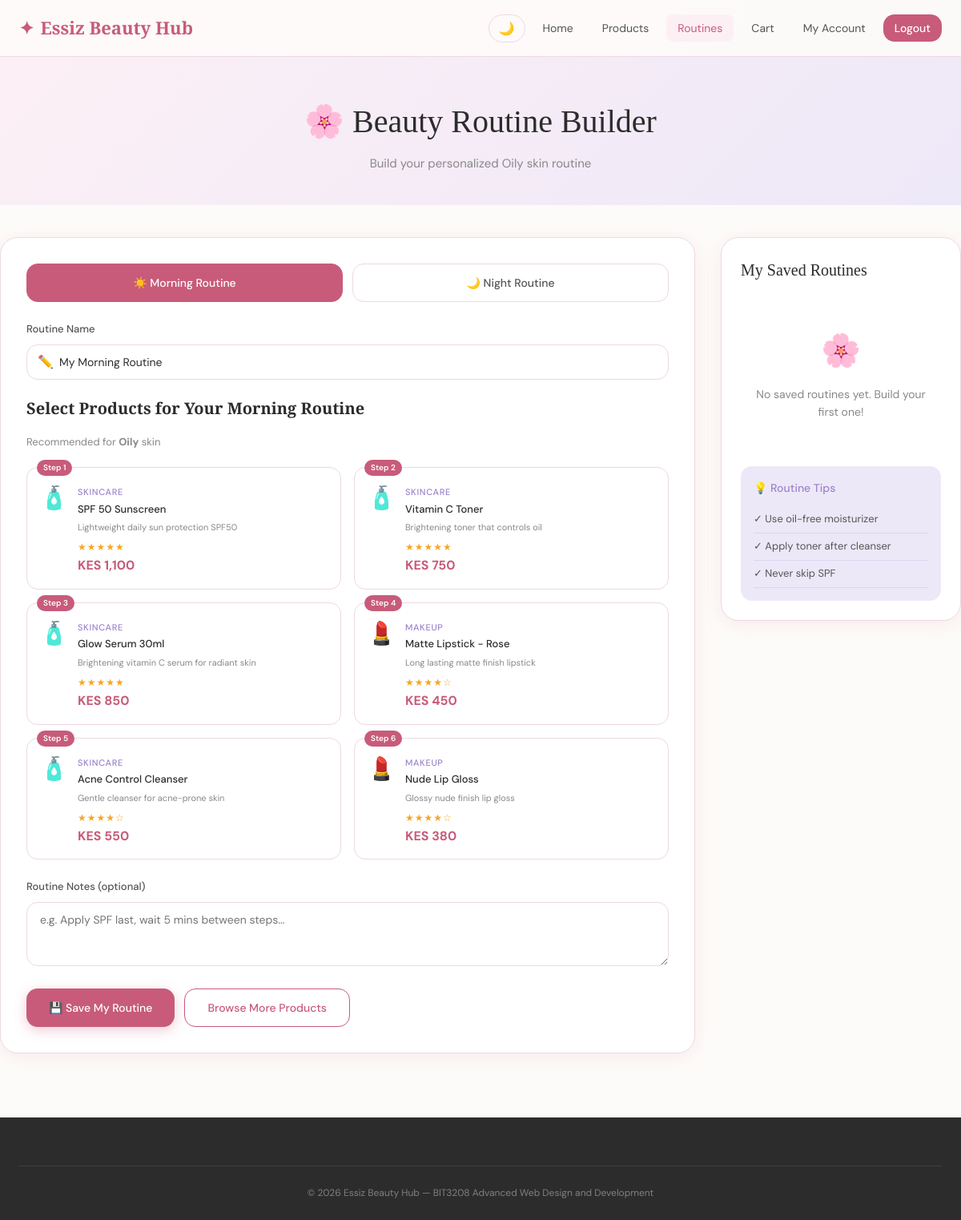
Page /routine_builder.php (signed in) on the committed database.
### tables this page shows
CREATE TABLE IF NOT EXISTS products (
  product_id   INT PRIMARY KEY AUTO_INCREMENT,
  name         VARCHAR(150) NOT NULL,
  category     VARCHAR(80) NOT NULL,
  description  TEXT,
  price        DECIMAL(10,2) NOT NULL,
  stock        INT DEFAULT 0,
  skin_type    VARCHAR(80),
  rating       DECIMAL(3,1) DEFAULT 0.0,
  review_count INT DEFAULT 0,
  created_at   TIMESTAMP DEFAULT CURRENT_TIMESTAMP
);

### routine_builder.php (the view, shortened to what this page needs)
<?php
require_once 'includes/db_connect.php';
$user_id   = $_SESSION['user_id'];
$skin_type = $_SESSION['skin_type'] ?? 'All';
$icons     = ['Skincare'=>'🧴','Makeup'=>'💄','Haircare'=>'💆','Perfumes'=>'🌸','Accessories'=>'🪞'];
$routines = mysqli_query($conn, "SELECT * FROM beauty_routines WHERE user_id = $user_id ORDER BY created_at DESC");
$routine_type_filter = $_GET['type'] ?? 'morning';
$morning_categories = ['Skincare', 'Makeup'];
$night_categories   = ['Skincare', 'Haircare'];
$filter_cats        = $routine_type_filter === 'morning' ? $morning_categories : $night_categories;
$cats_in            = "'" . implode("','", $filter_cats) . "'";
$rec_products = mysqli_query($conn,
    "SELECT * FROM products
     WHERE category IN ($cats_in)
     AND (skin_type = '$skin_type' OR skin_type = 'All')
     ORDER BY rating DESC"
);
?>
<!DOCTYPE html>
<html lang="en">
<head>
  <link rel="stylesheet" href="css/style.css">
</head>
<body>
<nav class="navbar" id="navbar">
  <div class="nav-container">
    <a href="index.php" class="nav-brand"><span class="brand-star">✦</span> Essiz Beauty Hub</a>
    <ul class="nav-links">
      <li>
  <button class="dark-toggle" id="darkToggle" title="Toggle Dark Mode">🌙</button>
</li>
      <li><a href="index.php">Home</a></li>
      <li><a href="products.php">Products</a></li>
      <li><a href="routine_builder.php" class="active">Routines</a></li>
      <li><a href="cart.php">Cart</a></li>
      <li><a href="dashboard.php">My Account</a></li>
      <li><a href="logout.php" class="btn-nav">Logout</a></li>
    </ul>
  </div>
</nav>
<div class="page-header">
  <div class="container">
    <h1>🌸 Beauty Routine Builder</h1>
    <p>Build your personalized <?php echo htmlspecialchars($skin_type); ?> skin routine</p>
  </div>
</div>
<div class="container routine-layout">
  <div class="routine-main">
    <form method="POST" action="routine_builder.php" id="routineForm">
      <div class="routine-toggle">
        <a href="routine_builder.php?type=morning"
           class="routine-toggle-btn <?php echo $routine_type_filter === 'morning' ? 'active' : ''; ?>">
          ☀️ Morning Routine
        </a>
        <a href="routine_builder.php?type=night"
           class="routine-toggle-btn <?php echo $routine_type_filter === 'night' ? 'active' : ''; ?>">
          🌙 Night Routine
        </a>
      </div>
      <div class="form-group" style="margin-top:24px;">
        <label>Routine Name</label>
        <div class="input-wrapper">
          <span class="input-icon">✏️</span>
          <input type="text" name="routine_name"
            placeholder="e.g. My Morning Glow Routine"
            value="My <?php echo ucfirst($routine_type_filter); ?> Routine"/>
        </div>
      </div>
      <h3 style="font-family:var(--font-display);font-size:20px;margin-bottom:16px;">
        Select Products for Your <?php echo ucfirst($routine_type_filter); ?> Routine
      </h3>
      <p style="font-size:13px;color:var(--charcoal-light);margin-bottom:20px;">
        Recommended for <strong><?php echo htmlspecialchars($skin_type); ?></strong> skin
      </p>
      <div class="routine-products-grid">
        <?php
        $step = 1;
        while ($p = mysqli_fetch_assoc($rec_products)):
          $icon  = $icons[$p['category']] ?? '✨';
          $stars = str_repeat('★', round($p['rating'])) . str_repeat('☆', 5 - round($p['rating']));
        ?>
        <label class="routine-product-card">
          <div class="routine-product-inner">
            <div class="routine-step">Step <?php echo $step++; ?></div>
            <div class="routine-product-icon"><?php echo $icon; ?></div>
            <div class="routine-product-info">
              <span class="product-category"><?php echo $p['category']; ?></span>
              <h4><?php echo htmlspecialchars($p['name']); ?></h4>
              <p><?php echo htmlspecialchars($p['description']); ?></p>
              <div class="stars" style="font-size:12px;"><?php echo $stars; ?></div>
              <strong style="color:var(--pink);">KES <?php echo number_format($p['price']); ?></strong>
            </div>
          </div>
        </label>
        <?php endwhile; ?>
      </div>
      <div class="form-group" style="margin-top:24px;">
        <label>Routine Notes (optional)</label>
        <textarea name="notes" placeholder="e.g. Apply SPF last, wait 5 mins between steps..."
          style="width:100%;padding:12px 16px;border:1.5px solid var(--border);border-radius:var(--radius-md);font-size:14px;font-family:var(--font-body);outline:none;resize:vertical;min-height:80px;"></textarea>
      </div>
      <div style="display:flex;gap:12px;margin-top:8px;">
        <button type="submit" name="save_routine" class="btn-primary">💾 Save My Routine</button>
        <a href="products.php" class="btn-outline">Browse More Products</a>
      </div>
    </form>
  </div>
  <aside class="routine-sidebar">
    <h3>My Saved Routines</h3>
    <?php if (mysqli_num_rows($routines) > 0): ?>
      <?php while ($r = mysqli_fetch_assoc($routines)):
        $product_ids = explode(',', $r['products_selected']);
        $product_count = count(array_filter($product_ids));
      ?>
      <div class="saved-routine-card">
        <div class="saved-routine-header">
          <div>
            <h4><?php echo htmlspecialchars($r['routine_name']); ?></h4>
            <span class="routine-type-badge <?php echo $r['routine_type'] === 'morning' ? 'badge--morning' : 'badge--night'; ?>">
              <?php echo $r['routine_type'] === 'morning' ? '☀️ Morning' : '🌙 Night'; ?>
            </span>
          </div>
          <span style="font-size:12px;color:var(--charcoal-light);"><?php echo date('d M', strtotime($r['created_at'])); ?></span>
        </div>
        <p style="font-size:13px;color:var(--charcoal-light);margin-top:8px;">
          <?php echo $product_count; ?> product(s) selected
        </p>
        <?php if ($r['notes']): ?>
          <p style="font-size:12px;color:var(--charcoal-mid);margin-top:6px;font-style:italic;">
            "<?php echo htmlspecialchars(substr($r['notes'], 0, 60)); ?>..."
          </p>
        <?php endif; ?>
      </div>
      <?php endwhile; ?>
    <?php else: ?>
      <div style="text-align:center;padding:32px 16px;">
        <div style="font-size:40px;margin-bottom:12px;">🌸</div>
        <p style="font-size:14px;color:var(--charcoal-light);">No saved routines yet. Build your first one!</p>
      </div>
    <?php endif; ?>
    <div class="routine-tips">
      <h4>💡 Routine Tips</h4>
      <?php
      $tips = [
        'Oily'       => ['Use oil-free moisturizer', 'Apply toner after cleanser', 'Never skip SPF'],
        'Dry'        => ['Layer hydrating products', 'Use cream-based moisturizer', 'Apply serum before moisturizer'],
        'Combination'=> ['Use gentle cleanser', 'Target T-zone with toner', 'Light moisturizer works best'],
        'Sensitive'  => ['Patch test new products', 'Fragrance-free is better', 'Less is more'],
        'Normal'     => ['Maintain with basic routine', 'SPF daily is a must', 'Antioxidant serum helps'],
      ];
      $skin_tips = $tips[$skin_type] ?? ['Cleanse, tone, moisturize daily', 'Always wear SPF', 'Stay hydrated'];
      foreach($skin_tips as $tip): ?>
        <div class="routine-tip">✓ <?php echo $tip; ?></div>
      <?php endforeach; ?>
    </div>
  </aside>
</div>
<footer class="footer">
  <div class="container">
    <div class="footer-bottom">
      <p>© <?php echo date('Y'); ?> Essiz Beauty Hub — BIT3208 Advanced Web Design and Development</p>
    </div>
  </div>
</footer>
</body>
</html>

### rows in the picture
products: category "🧴", category "SKINCARE", name "SPF 50 Sunscreen", description "Lightweight daily sun protection SPF50", rating "★★★★★", price "1,100"
products: category "🧴", category "SKINCARE", name "Vitamin C Toner", description "Brightening toner that controls oil", rating "★★★★★", price "750"
products: category "🧴", category "SKINCARE", name "Glow Serum 30ml", description "Brightening vitamin C serum for radiant skin", rating "★★★★★", price "850"
products: category "💄", category "MAKEUP", name "Matte Lipstick - Rose", description "Long lasting matte finish lipstick", rating "★★★★☆", price "450"
products: category "🧴", category "SKINCARE", name "Acne Control Cleanser", description "Gentle cleanser for acne-prone skin", rating "★★★★☆", price "550"
products: category "💄", category "MAKEUP", name "Nude Lip Gloss", description "Glossy nude finish lip gloss", rating "★★★★☆", price "380"

### other values in the picture
$skin_type "Oily"
$routine_type_filter "Morning"
$tip "Use oil-free moisturizer"
$tip "Apply toner after cleanser"
$tip "Never skip SPF"
